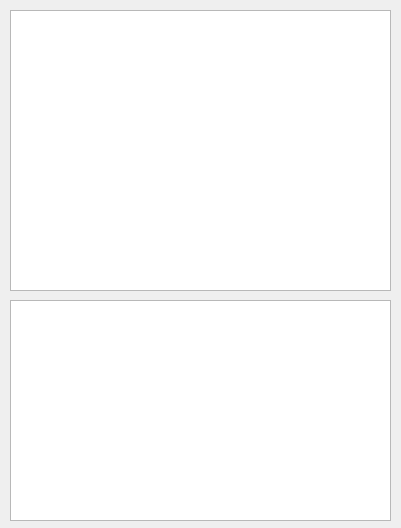
<?xml version="1.0" encoding="UTF-8"?>
<ui version="4.0">
 <class>EmulatorWindow</class>
 <widget class="QDialog" name="EmulatorWindow">
  <property name="geometry">
   <rect>
    <x>0</x>
    <y>0</y>
    <width>401</width>
    <height>528</height>
   </rect>
  </property>
  <property name="windowTitle">
   <string>EmulatorWindow</string>
  </property>
  <widget class="QGraphicsView" name="graphicsView">
   <property name="geometry">
    <rect>
     <x>10</x>
     <y>10</y>
     <width>381</width>
     <height>281</height>
    </rect>
   </property>
  </widget>
  <widget class="QTextBrowser" name="textBrowser">
   <property name="geometry">
    <rect>
     <x>10</x>
     <y>300</y>
     <width>381</width>
     <height>221</height>
    </rect>
   </property>
  </widget>
 </widget>
 <layoutdefault spacing="6" margin="11"/>
 <resources/>
 <connections/>
</ui>
